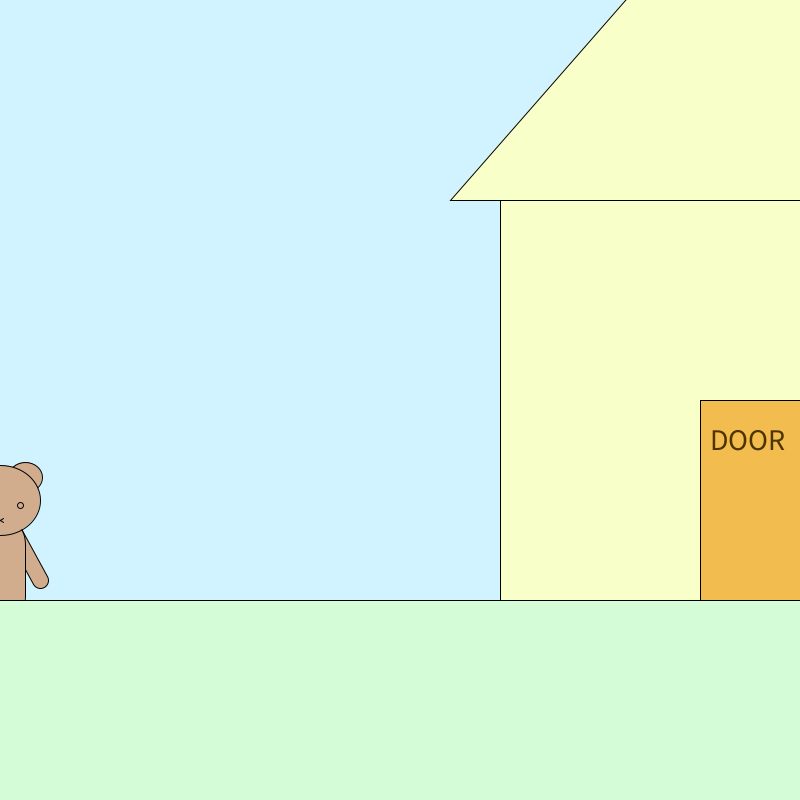
Frame 1 (no input)
Frame 60 (the mouse pressed at the canvas centre just before this capture): identical to frame 1, image omitted
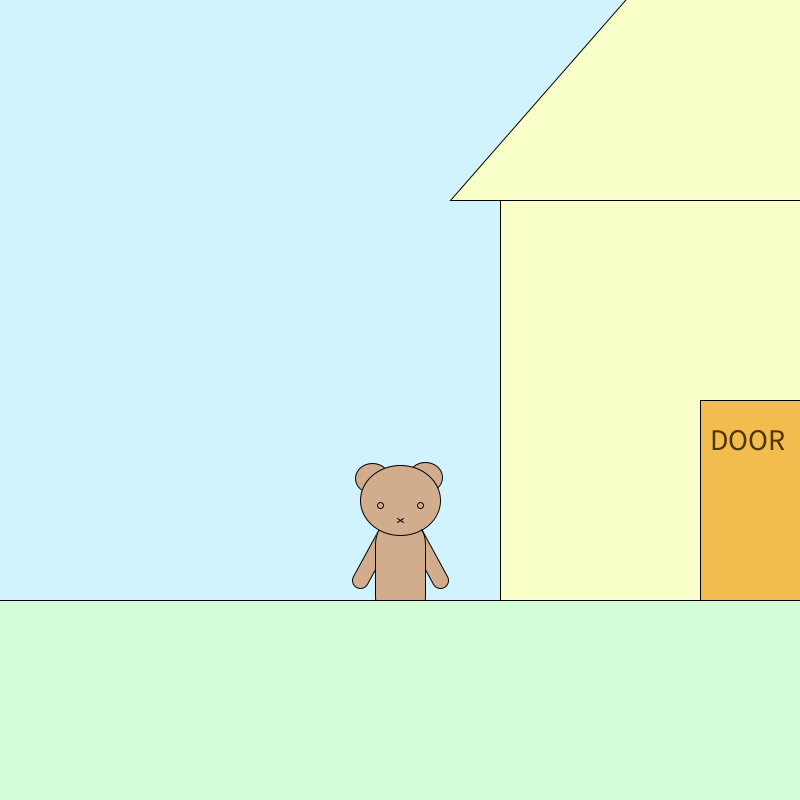
Frame 120 (the mouse held since frame 60 and released just before this capture)

The Processing sketch that drew these frames (run headless with seeded random() and noise(); from frame 60 on, the mouse is pressed at the canvas centre):

// Processing sketch: Bear_Town
// ── Bear_Town.pde
void setup() {
  size(800, 800);
  noCursor();
}

void draw() {
  background(209, 243, 255);
  house();
  door();
  bear();
  grass();
}

void bear() {
  //move the cursor to move Mr. Bear :)

  int headx = 50;
  int heady = 110;

  headx = mouseX;
  heady = 500;

  //ears
  fill(209, 172, 141);
  ellipseMode(RADIUS);
  ellipse(headx - 27.5, heady - 22, 17, 15);

  ellipseMode(RADIUS);
  ellipse(headx + 25, heady - 23, 17, 15);

  //arms
  stroke(0);
  strokeWeight(17);
  line(headx - 10, heady + 25, headx - 40, heady + 80);

  line(headx + 10, heady + 25, headx + 40, heady + 80);

  stroke(209, 172, 141);
  strokeWeight(15);
  line(headx - 10, heady + 25, headx - 40, heady + 80);

  line(headx + 10, heady + 25, headx + 40, heady + 80);

  strokeWeight(1);
  stroke(0);

  // body
  fill(209, 172, 141);
  rect(headx - 25, heady + 20, 50, 100, 140);

  // head
  ellipseMode(RADIUS);
  ellipse(headx, heady, 40, 35);

  // eyes
  ellipseMode(RADIUS);
  ellipse(headx - 20, heady + 5, 3, 3);

  ellipseMode(RADIUS);
  ellipse(headx + 20, heady + 5, 3, 3);

  // mouth
  line(headx - 3, heady + 18, headx + 3, heady + 22);
  line(headx + 3, heady + 18, headx - 3, heady + 22);
}

void grass() {
  fill(212, 252, 215);
  rect(-1, 600, width+1, height);
}

void house() {
  fill(249, 255, 201);
  rect(500, 200, width+1, 400);
  triangle(width+1, 200, 450, 200, 800, -200);
}

void door() {
  fill(242, 188, 78);
  rect(700, 400, 600, 600);
  textSize(30);
  fill(77, 52, 0);
  text("DOOR", 710, 450);
}

void mouseClicked() {
  background(0);
}
